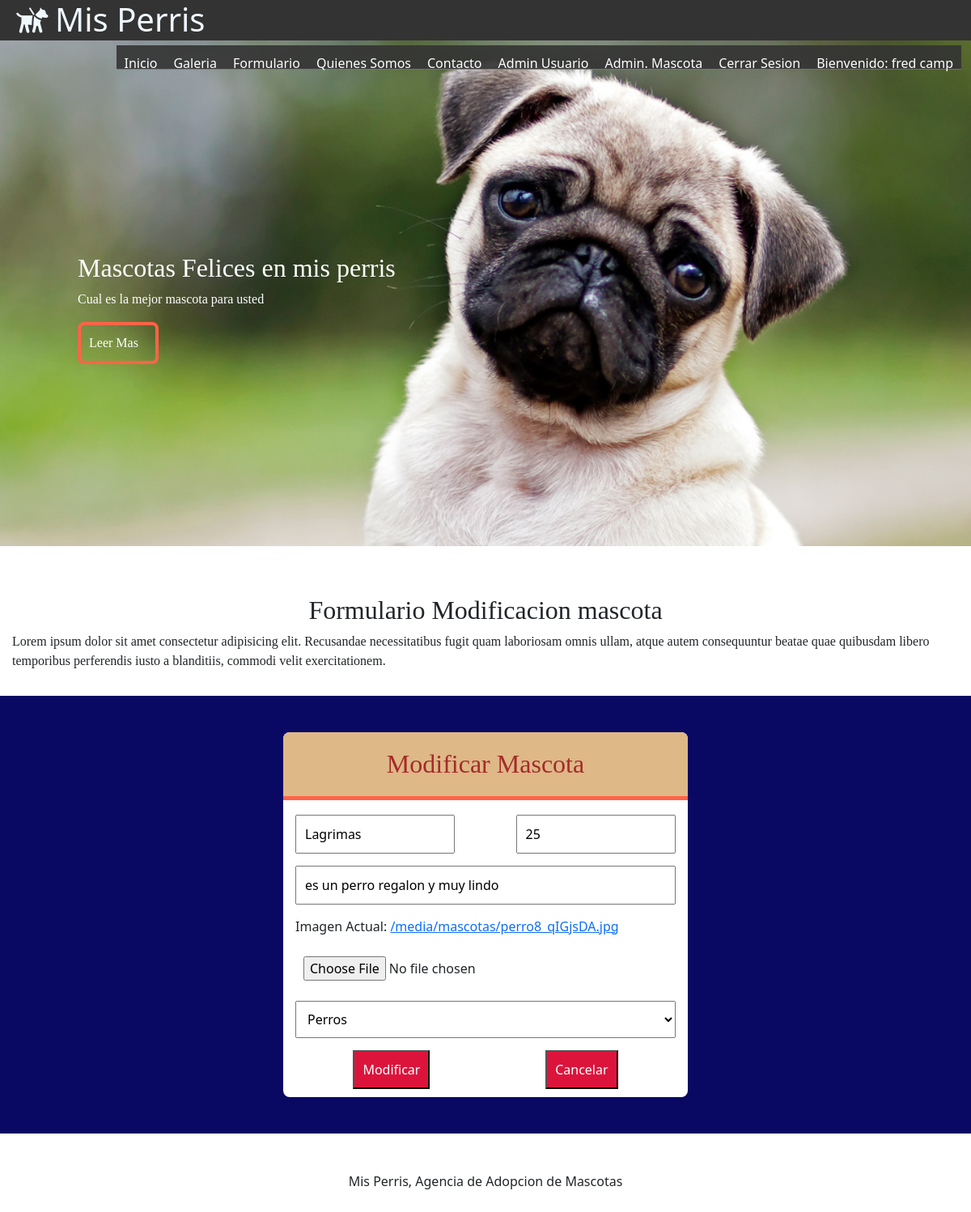
The app's page /buscar_modificar/Lagrimas/ (signed in) with its own data.
### misPerris/models.py (models this page shows, shortened)
class Mascota(models.Model):
    nombre = models.CharField(primary_key=True,max_length=25)
    edad = models.IntegerField()
    descripcion = models.TextField()
    imagen = models.ImageField(upload_to='mascotas',default='mascotas/no_disponible.jpg')
    categoria = models.ForeignKey(Categoria,on_delete=models.CASCADE)
    publicar = models.BooleanField(default=False)
    comentario = models.TextField(default='--')
    usuario = models.CharField(max_length=45,default='--')
    dueno = models.CharField(max_length=45,default='--')

### misPerris/views.py (the view)
# urls.py: path('buscar_modificar/<id>/',buscar_modificar,name='BUSCARM'),
@login_required(login_url='/login/')
@permission_required('misPerris.view_mascota',login_url='/login/')
def buscar_modificar(request,id):
    mensaje=""
    try:
        mas = Mascota.objects.get(nombre=id)
        categorias = Categoria.objects.all() # select * from Categoria
        datos = {"cate":categorias,"mascota":mas}
        return render(request,"modificar.html",datos)
    except:
        mensaje="No existe mascota"
    categorias = Categoria.objects.all() # select * from Categoria
    mascotas = Mascota.objects.filter(usuario=request.user.username)
    datos = {"cate":categorias,"mensaje":mensaje,"mascotas":mascotas}
    return render(request,"registro.html",datos)

### misPerris/templates/modificar.html (shortened to what this page needs)
{% extends "base.html" %}
{% load static %}
{% block css %}
<link rel="stylesheet" href="{% static 'css/formulario.css' %}">
<link href="https://cdn.jsdelivr.net/npm/bootstrap@5.0.1/dist/css/bootstrap.min.css" rel="stylesheet"
>
{% endblock css %}
{% block contenido %}
<section id="bienvenida">
    <h2>Formulario Modificacion mascota</h2>
    <p>Lorem ipsum dolor sit amet consectetur adipisicing elit. Recusandae necessitatibus fugit quam laboriosam
        omnis ullam, atque autem consequuntur beatae quae quibusdam libero temporibus perferendis iusto a
        blanditiis, commodi velit exercitationem.</p>
</section>
<section id="formulario">
    <form class="form-registro" action="{% url 'MODIFICAR' %}" enctype="multipart/form-data" method="post"
        onsubmit="return validarFormulario()">
        <h2 class="form-titulo">Modificar Mascota</h2>
        <div class="contenedor-input">
            <input class="col-chica" type="text" name="txtNombre" id="txtNombre" placeholder="ingrese nombre" required
                minlength="3" value="{{mascota.nombre}}">
            <input class="col-chica" type="number" name="txtEdad" id="txtEdad" placeholder="ingrese edad" required min=1
                max=80 value="{{mascota.edad}}">
            <input class="col-grande" style="margin-top: 15px;" type="text" name="txtDesc" id="txtDesc" required value="{{mascota.descripcion}}">
            <div  style="margin-top: 15px;">Imagen Actual: <a href="{{mascota.imagen.url}}"> {{mascota.imagen.url}} </a> </div>
            <input class="col-grande" style="margin-top: 15px;" type="file" name="txtImg" id="txtImg">
            <select class="col-grande" style="margin-top: 15px;padding: 10px;margin-bottom: 15px;" name="cboCategoria"
                id="cboCategoria">
                {% for reg in cate %}
                    {% if reg.nombre == mascota.categoria.nombre %}
                        <option selected>{{reg.nombre}}</option>
                    {% else %}
                        <option>{{reg.nombre}}</option>
                    {% endif %}
                {% endfor %}
            </select>
            <input class="btn-registrar" type="submit" value="Modificar">
            <input class="btn-registrar" type="button" value="Cancelar">
        </div>
    </form>
</section>
{% endblock contenido %}

### misPerris/templates/base.html (shortened to what this page needs)
{% load static %}
<!DOCTYPE html>
<html lang="en">
<head>
    <link rel="stylesheet" href="{% static 'css/estilos.css' %}">
    <link rel="stylesheet" href="{% static 'css/fontello.css' %}">
    {% block css %}
    {% endblock css %}
</head>
<body>
    <header>
        <div class="contenedor">
            <h1 class="icon-guidedog">Mis Perris</h1>
            <nav class="menu">
                <a href="{% url 'IND' %}">Inicio</a>
                <a href="{% url 'GALE' %}">Galeria</a>
                <a href="{% url 'FORMU' %}">Formulario</a>
                <a href="{% url 'QUIENES' %}">Quienes Somos</a>
                <a href="">Contacto</a>
                {% if user.is_authenticated %}
                    <a href="{% url 'ADMINUSER' %}">Admin Usuario</a>
                    <a href="{% url 'REG' %}">Admin. Mascota</a>
                    <a href="{% url 'CERRAR' %}">Cerrar Sesion</a>
                    <a href="">Bienvenido: {{user.first_name}} {{user.last_name}}</a>
                {% else %}
                    <a href="{% url 'LOGIN' %}">Login</a>
                    <a href="{% url 'CREARU' %}">Registrar Usuario</a>
                {% endif %}
            </nav>
        </div>
    </header>
    <main>
        <section id="banner">
            <img src="{% static 'img/perro1.jpg' %}" alt="">
            <div class="contenedor">
                <h2>Mascotas Felices en mis perris</h2>
                <p>Cual es la mejor mascota para usted</p>
                <a href="">Leer Mas</a>
            </div>
        </section>
        {% block contenido %}
        {% endblock contenido %}
    </main>
    <footer>
        <h3 style="text-align: center;font-size: medium;height: 100px;">
            <p style="margin: 50px;">Mis Perris, Agencia de Adopcion de Mascotas</p>
        </h3>
    </footer>
</body>
</html>

### misPerris/static/css/estilos.css (style rules this page uses)
* { margin: 0; padding: 0; }
header { width: 100%; height: 50px; background: #333; color: aliceblue; position: fixed; top: 0; left: 0; z-index: 100; }
h1 { float: left; }
.contenedor { width: 98%; margin: auto; }
#bienvenida { font-family: cursive; margin-top: 45px; padding: 15px; }
#bienvenida h2 { text-align: center; }

### misPerris/static/css/formulario.css (style rules this page uses)
#formulario { background: rgb(9, 9, 100); padding: 45px; }
.form-titulo { color: brown; background: burlywood; font-family: cursive; text-align: center; padding: 20px; border-bottom: solid 5px tomato; border-radius: 8px 8px 0px 0px; }
.form-registro { background: white; width: 95%; margin: auto; max-width: 500px; border-radius: 8px; }
.contenedor-input { padding: 10px 15px; display: flex; flex-wrap: wrap; justify-content: space-between; }
input { padding: 10px; margin-bottom: 10px; }
.col-chica { width: 42%; }
.col-grande { width: 100%; }
.btn-registrar { background: crimson; color: white; margin:auto; }

### misPerris/static/css/menu.css (style rules this page uses)
.menu { position: absolute; top: 50px; left: 0; width: 100%; height: 100vh; background: rgb(51, 51, 51,0.9); transform: translateX(-100%); transition: all 1.5s; }
.menu a { display: block; color: white; height: 30px; padding: 10px; text-decoration: none; border-bottom: solid 1px rgb(255, 255, 255,0.3); }
@media (min-width:1024px) { .menu { position: static; width: auto; height: auto; float: right; display: flex; transform: translateX(0%); } }

### misPerris/static/css/banner.css (style rules this page uses)
#banner img { width: 100%; }
#banner .contenedor { position: absolute; top: 20%; left: 8%; font-family: cursive; color: white; width: 85%; }
#banner .contenedor a { display: block; border: solid 4px tomato; width: 100px; margin-top: 15px; text-decoration: none; padding: 10px; color: white; border-radius: 8px; }

### records on screen
Mascota: txtNombre "Lagrimas", txtEdad "25", txtDesc "es un perro regalon y muy lindo", imagen "/media/mascotas/perro8_qIGjsDA.jpg"

### other values on screen
{{ user.first_name }} "fred"
{{ user.last_name }} "camp"
form field cboCategoria "Perros"
